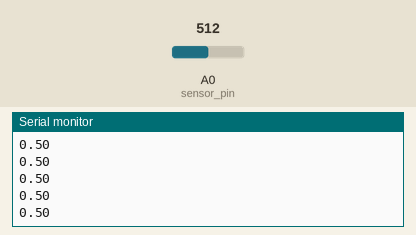
This sketch was run on a simulated Arduino Mega 2560, built with avr-gcc and run on an emulated ATmega2560. Parts: the last lines printed to the serial monitor. Inputs (shaded band) come from the test bench; at power-on: A0 (sensor_pin) = 512. Storage starts empty.

Above: at 1.2 s.
1.3 s: A0 (sensor_pin) set to 716
At 1.34 s:
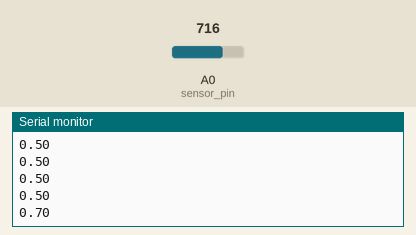
2.8 s: A0 (sensor_pin) set to 900
At 2.83 s:
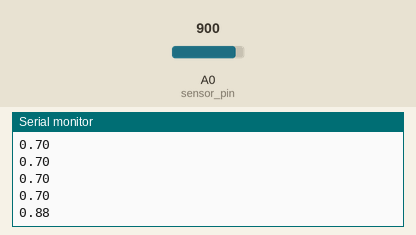
Timing chart, 0 to 5.8 s (numbered marks = the images above; inputs shaded):
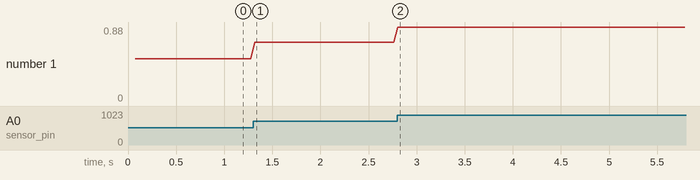

The sketch:

moistureSensor_DataLoaderToSDcard.ino
```cpp
/*
 * CS = 53
 * SCK = 52
 * MOSI = 51
 * MOSO = 50
 * VCC = 5V
 * GND = GND
 * Moisture Sensor AO = A0
 */

#include <SD.h>

File sdcard_file;

int CS_pin = 53; // Pin 10 on Arduino Uno
const int sensor_pin = A0;
float temp;
float output;

void setup() {
  Serial.begin(9600);
  pinMode(sensor_pin,INPUT);
  pinMode(CS_pin, OUTPUT);
  // SD Card Initialization
  if (SD.begin())
  {
    Serial.println("SD card is ready to use.");
  } else
  {
    Serial.println("SD card initialization failed");
    return;
  }

  Serial.print("Moisture Level  ");
  sdcard_file = SD.open("data.txt", FILE_WRITE);
  if (sdcard_file) {
    sdcard_file.print("Moisture Level  ");
    sdcard_file.close(); // close the file
  }
  // if the file didn't open, print an error:
  else {
    Serial.println("error opening test.txt");
  }
}

void loop() {
  output = analogRead(sensor_pin);
  temp =(output)/1023;
  Serial.println(temp);

  sdcard_file = SD.open("data.txt", FILE_WRITE);
  if (sdcard_file) {
    sdcard_file.println(temp);
    sdcard_file.close(); // close the file
  }
  // if the file didn't open, print an error:
  else {
    Serial.println("error opening test.txt");
  }
  delay(30);
}
```

Measured:
- after the input at 1.3 s, the serial monitor: prints a new line at once (image 1)
- after the input at 2.8 s, the serial monitor: prints a new line at once (image 2)
- plotted number 1: 0.5 → 0.7 after the input at 1.3 s
